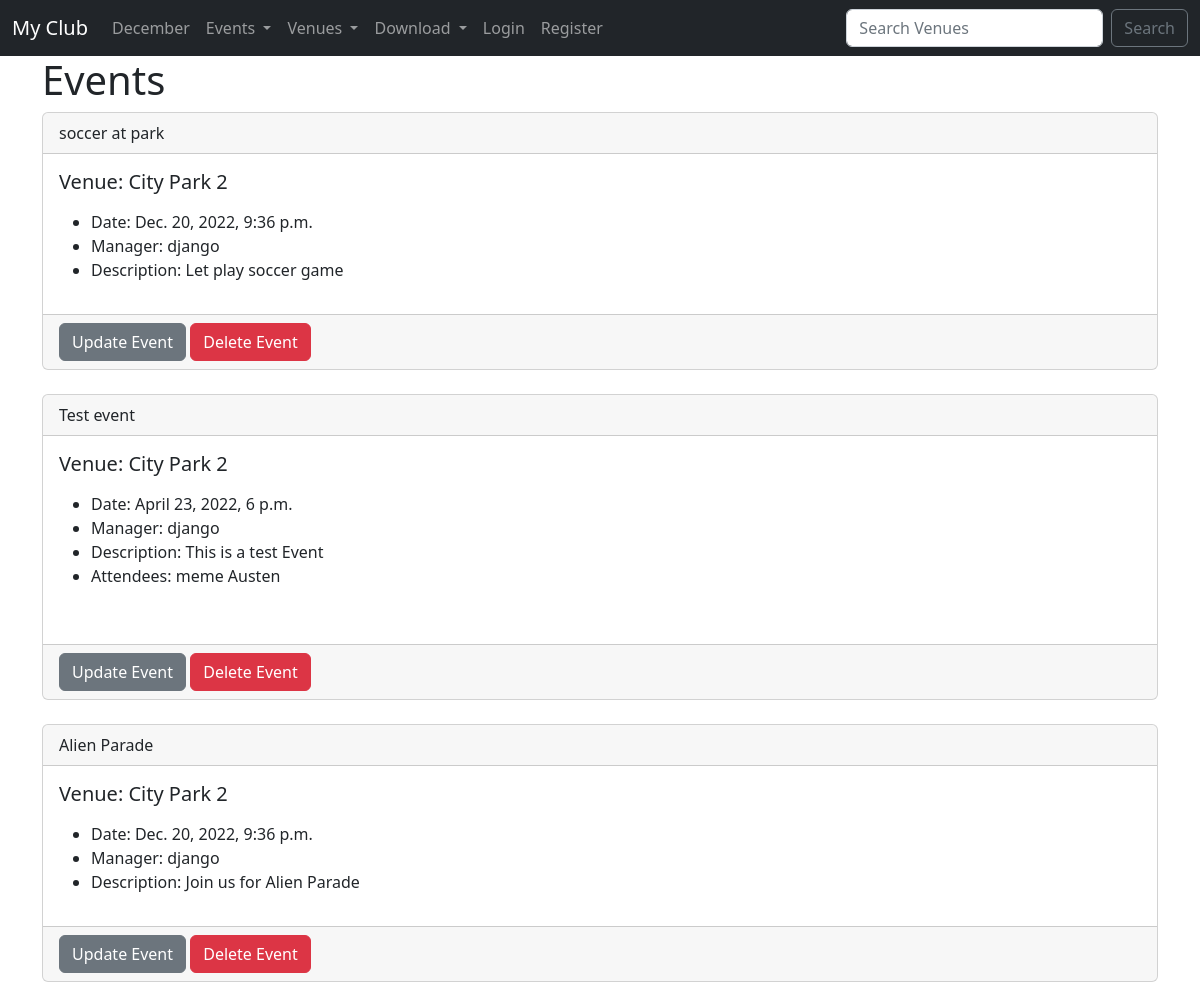
The page /events on the database as committed earlier.
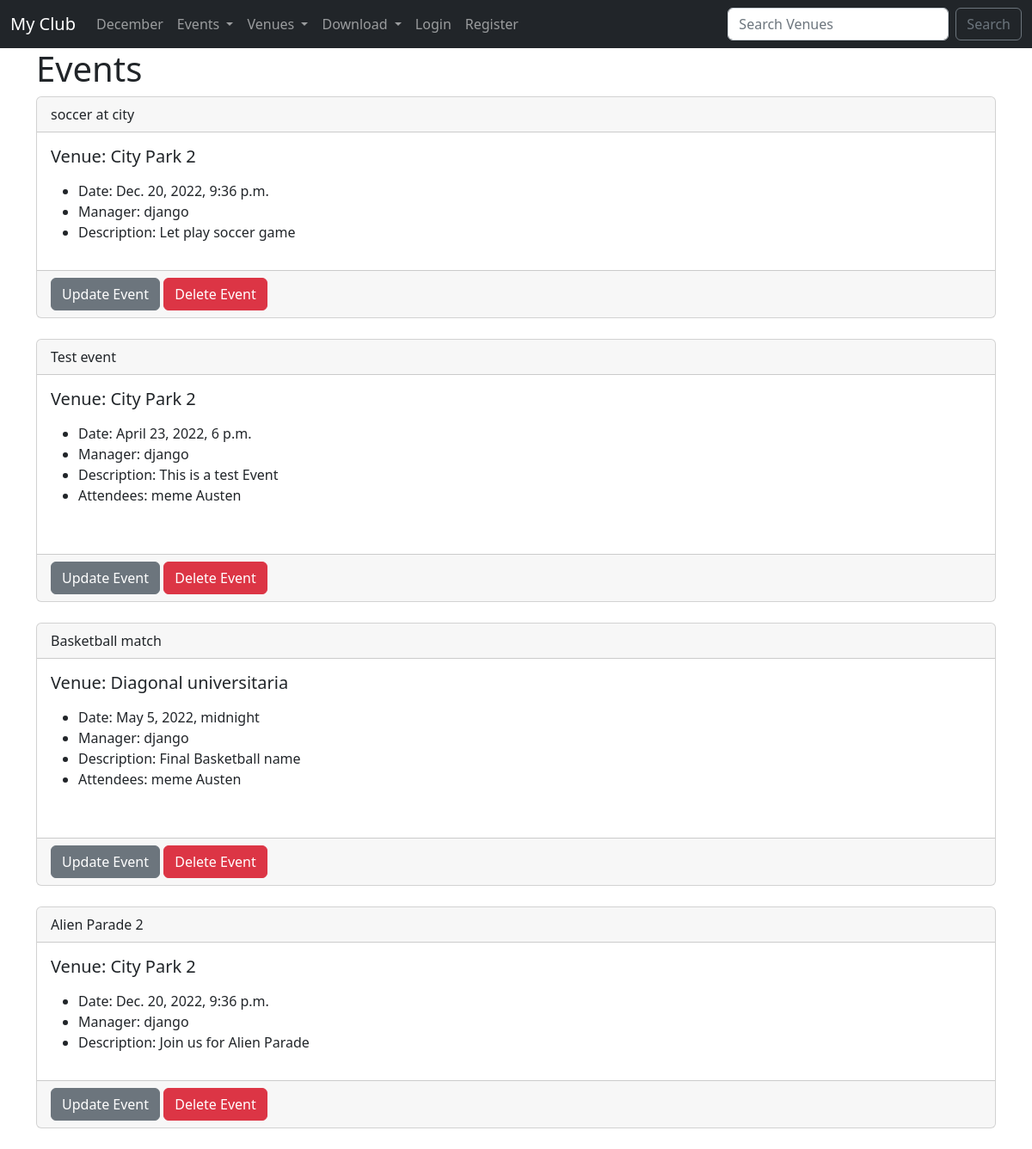
The same page on the database as committed later.
### events/models.py (models this page shows)
class Event(models.Model):
	name = models.CharField('Event name',max_length=120,)
	event_date = models.DateTimeField('Event date')
	venue = models.ForeignKey(Venue,blank=True,null=True,on_delete=models.CASCADE)
	manager = models.ForeignKey(User,blank=True,null=True,on_delete=models.SET_NULL)
	description = models.TextField(blank=True)
	attendees = models.ManyToManyField(MyClubUser,blank=True)
	def __str__(self):
		return self.name

class Venue(models.Model):
	name = models.CharField('Venue Name',max_length=120)
	address = models.CharField(max_length=300)
	zip_code = models.CharField('Zip code',max_length=55)
	phone = models.CharField('Contact Phone',max_length=8,blank=True)
	web = models.URLField('Website Addres',blank=True)
	email_address = models.EmailField('Email',blank=True)
	def __str__(self):
		return self.name

class MyClubUser(models.Model):
	first_name = models.CharField(max_length=100)
	last_name = models.CharField(max_length=100)
	email = models.EmailField('User Email')
	def __str__(self):
		return self.first_name + ' ' + self.last_name

### events/views.py (the view)
# urls.py: path('events',views.all_events,name="list-events"),
def all_events(request):
	event_list = Event.objects.all().order_by('-name')
	return render(request,'events/event_list.html',
		{'event_list':event_list})

### events/templates/events/event_list.html
{% extends 'events/base.html' %}
{% block content %}
<h1>Events</h1>
{%for event in event_list%}
	<div class="card">
  <div class="card-header">
    {{event}}
  </div>
  <div class="card-body">
    <h5 class="card-title">Venue: {{event.venue}}</h5>
    <p class="card-text">
    	<ul>
		<li>Date: {{event.event_date}}</li>
		<li>Manager: {{event.manager}}</li>
		<li>Description: {{event.description}}</li>
		{% for user in event.attendees.all %}
		<li>Attendees: {{user}}</li>
		<br/>
		{% endfor %}
	</ul>
    </p>
  </div>
  <div class="card-footer">
		  <a href="{% url 'update-event' event.id %}" class="btn btn-secondary">Update Event</a>
          <a href="{% url 'delete-event' event.id %}" class="btn btn-danger">Delete Event</a>
  </div>
</div>
	<br/>
{% endfor %}
{% endblock %}

### events/templates/events/base.html (shortened to what this page needs)
<!doctype html>
<html lang="en">
  <head>
    <link href="https://cdn.jsdelivr.net/npm/bootstrap@5.2.3/dist/css/bootstrap.min.css" rel="stylesheet">
  </head>
  <body>
  	{% include 'events/navbar.html' %}
    <div class="container">
      {% block content %}
      {% endblock %}
    </div>
  </body>
</html>

### events/templates/events/navbar.html (shortened to what this page needs)
<nav class="navbar navbar-expand-lg navbar-dark bg-dark">
  <div class="container-fluid">
    <a class="navbar-brand" href="{% url 'home' %}">My Club</a>
    <div class="collapse navbar-collapse" id="navbarSupportedContent">
      <ul class="navbar-nav me-auto mb-2 mb-lg-0">
        <li class="nav-item">
          <a class='nav-link'href="{% url 'home' '2022' 'December' %}">December</a>
        </li>
        <li class="nav-item dropdown">
          <a class="nav-link dropdown-toggle" href="#" role="button" data-bs-toggle="dropdown" aria-expanded="false">
            Events
          </a>
        </li>
        <li class="nav-item dropdown">
          <a class="nav-link dropdown-toggle" href="#" role="button" data-bs-toggle="dropdown" aria-expanded="false">
            Venues
          </a>
        </li>
        <li class="nav-item dropdown">
          <a class="nav-link dropdown-toggle" href="#" role="button" data-bs-toggle="dropdown" aria-expanded="false">
            Download
          </a>
        </li>
        {% if user.is_authenticated %}
        <li class="nav-item">
        <a class='nav-link'href="{% url  'logout' %}">Logout</a>
        </li>
        {% else %}
		    <li class="nav-item">
        <a class='nav-link'href="{% url  'login' %}">Login</a>
        </li>
        <li class="nav-item">
        <a class='nav-link'href="{% url  'register' %}">Register</a>
        </li>
        {% endif %}
      </ul>
      <form class="d-flex" role="search" method=POST action="{% url 'search-venues' %}" >
        <input class="form-control me-2" type="search" placeholder="Search Venues" aria-label="Search" name="searched">
        <button class="btn btn-outline-secondary" type="submit">Search</button>
      </form>
    </div>
  </div>
</nav>

Rows that differ between the two databases and show on the page:
changed Event "Let play soccer game": name "soccer at park" → "soccer at city"
added Event: name "Basketball match", venue "Diagonal universitaria", event_date "May 5, 2022, midnight", manager "django", description "Final Basketball name", MyClubUser (first_name+last_name "meme Austen")
changed Event "Join us for Alien Parade": name "Alien Parade" → "Alien Parade 2"
